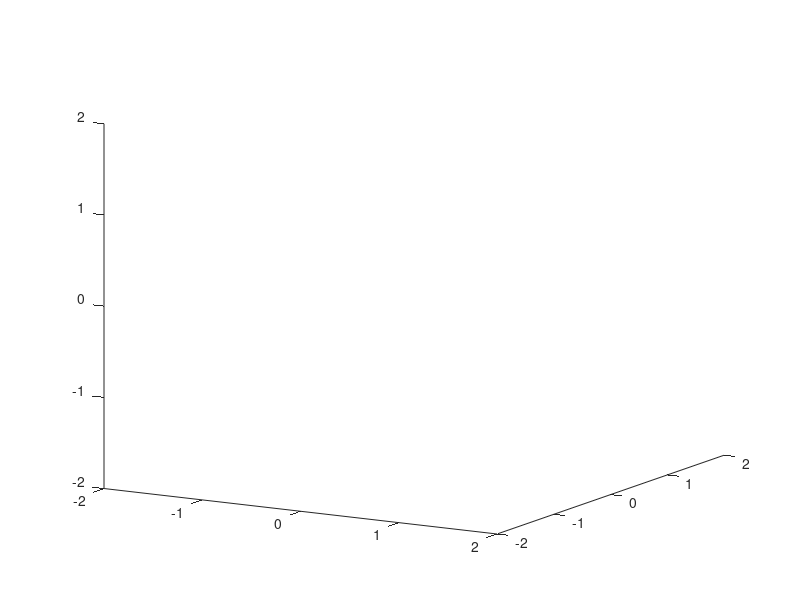

Source code (MATLAB): (Note: this script raises an error after producing the figure.)
clc
clear
close all
points = [0 0 0; 1 0 0; 1 1 0; 0 1 0; -1  1 0; -1 0 0; -1 -1 0; 0 -1 0; 1 -1 0]*1.2;
faces = {{1, 2, 3, 4}, {1, 4, 5, 6}, {1, 6, 7}, {1, 7, 8}, {1, 2, 8, 9}}; %points index for faces
creases = [1 2; 1 4; 1 6; 1 7; 1 8]; %points index for creases
edges = [2 3; 3 4; 4 5; 5 6; 6 7; 7 8; 8 9; 9 2];
rho_T = [pi/2, pi/2, pi/2, -pi, pi];
%end inputs
xlim([-2 2])
ylim([-2 2])
zlim([-2 2])
view([30 14])
rho_series = folding_opt(points, edges, creases, faces, rho_T, 500, 'test1.gif');

figure(2)
plot(rho_series(rho_series(:,1) ~= 0, :), '-')
axis tight
ax = gca;
set(gca, 'Ytick', [-3/2*pi -pi -pi/2 0 pi/2 pi 3/2*pi]);
set(gca, 'YTickLabel', {'-3/2\pi','-\pi','-\pi/2','0','\pi/2','\pi','3/2\pi'});
%ylim([-pi pi])